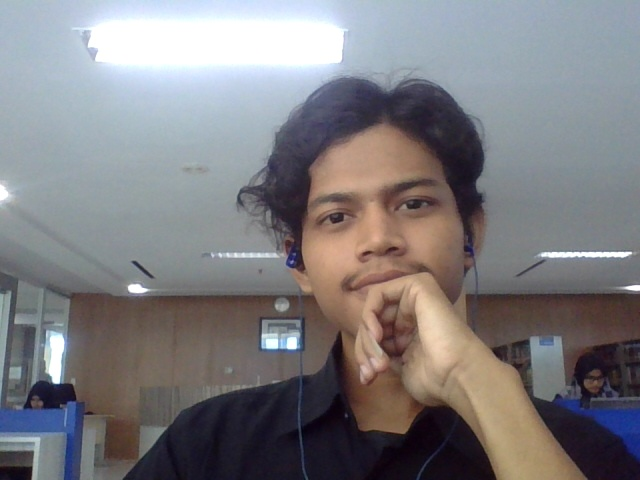
#> input picture Prak 3/cameraCapture1.jpg, 640 x 480 px, given in place of the camera
$ jupyter execute prak8.ipynb   (text cells are left out)
#> lines starting #> are read from the running program, lines starting #| are printed output that depends on the picture; after the words box and inside, x2 and y2 are one past the last pixel; in counts of white or black regions, pixels touching at a corner belong together
[cell 1]
import cv2

# Compute the frame difference
def frame_diff(prev_frame, cur_frame, next_frame):
    # Absolute difference between current frame and next frame
    diff_frames1 = cv2.absdiff(next_frame, cur_frame)

    # Absolute difference between current frame and # previous frame
    diff_frames2 = cv2.absdiff(cur_frame, prev_frame)

    # Return the result of bitwise 'AND' between the # above two resultant images
    return cv2.bitwise_and(diff_frames1, diff_frames2)

# Capture the frame from webcam
def get_frame(cap):
    # Capture the frame
    ret, frame = cap.read()
#> frame is the input picture: shape (480, 640, 3); mean B, G, R 127.8, 124.6, 126.5

    # Resize the image
    frame = cv2.resize(frame, None, fx=scaling_factor, fy=scaling_factor, interpolation=cv2.INTER_AREA)
#> frame: shape (240, 320, 3)

    # Return the grayscale image
    return cv2.cvtColor(frame, cv2.COLOR_RGB2GRAY)
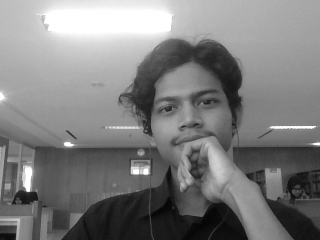
#> returned value: shape (240, 320); min 4, max 255, mean 125.9

if __name__=='__main__':
    cap = cv2.VideoCapture(0)
    scaling_factor = 0.5

    prev_frame = get_frame(cap)
    cur_frame = get_frame(cap)
    next_frame = get_frame(cap)
    # Iterate until the user presses the ESC key
    while True:
        # Display the result of frame differencing
        cv2.imshow("Object Movement", frame_diff(prev_frame, cur_frame, next_frame))
#> in frame_diff, `diff_frames1 = cv2.absdiff(next_frame, cur_frame)`: diff_frames1: shape (240, 320); every value is 0

        # Update the variables
        prev_frame = cur_frame
        cur_frame = next_frame
        next_frame = get_frame(cap)

    # Check if the user pressed ESC
        key = cv2.waitKey(10)
#> (key Esc is pressed here)
        if key == 27:
            break

    cv2.destroyAllWindows()

[cell 2]
import cv2
import numpy as np

# Capture the input frame from webcam
def get_frame(cap, scaling_factor):
    # Capture the frame from video capture object
    ret, frame = cap.read()

    # Resize the input frame
    frame = cv2.resize(frame, None, fx=scaling_factor, fy=scaling_factor, interpolation=cv2.INTER_AREA)

    return frame

if __name__=='__main__':
    cap = cv2.VideoCapture(0)
    scaling_factor = 0.5

    # Iterate until the user presses ESC key
    while True:
        frame = get_frame(cap, scaling_factor)

        # Convert the HSV colorspace
        hsv = cv2.cvtColor(frame, cv2.COLOR_BGR2HSV)
#> hsv: shape (240, 320, 3); mean H, S, V 80.6, 51.5, 138.8

        #Define 'blue' range in HSV colorspace
        lower = np.array([60,100,100])
        upper = np.array([180,255,255])

        #Define 'green' range in HSV colorspace
        #lower = np.array([40, 40, 40])
        #upper = np.array([70, 255, 255])

        # Threshold the HSV image to get only blue color
        mask = cv2.inRange(hsv, lower, upper)
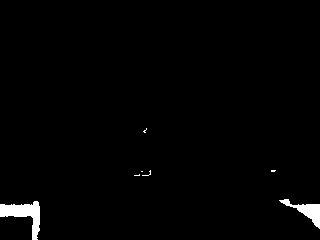
#> mask: shape (240, 320); 1.4% white; 7 white regions (5 under 20 px), largest, box (x1, y1, x2, y2) and area: (0, 201, 40, 240) 660, (279, 199, 320, 229) 402

        # Bitwise-AND mask and original image
        res = cv2.bitwise_and(frame, frame, mask=mask)
        res = cv2.medianBlur(res, 5)
        cv2.imshow('Original image', frame)
        cv2.imshow('Color Detector', res)

        # Check if the user pressed ESC key
        c = cv2.waitKey(5)
#> (key Esc is pressed here)
        if c == 27:
            break

    cv2.destroyAllWindows()

[cell 3]
import sys
import cv2
import numpy as np

class ObjectTracker(object):
    def __init__(self):
        # Initialize the video capture object
        # 0 -> indicates that frame should be captured
        # from webcam
        self.cap = cv2.VideoCapture(0)

        # Capture the frame from the webcam
        ret, self.frame = self.cap.read()

        # Downsampling factor for the input frame
        self.scaling_factor = 0.5
        self.frame = cv2.resize(self.frame, None, fx=self.scaling_factor, fy=self.scaling_factor, interpolation=cv2.INTER_AREA)

        cv2.namedWindow('Object Tracker')
        cv2.setMouseCallback('Object Tracker', self.mouse_event)
        self.selection = None
        self.drag_start = None
        self.tracking_state = 0

    # Method to track mouse events
    def mouse_event(self, event, x, y, flags, param):
        x, y = np.int16([x, y])

        # Detecting the mouse button down event
        if event == cv2.EVENT_LBUTTONDOWN:
            self.drag_start = (x, y)
            self.tracking_state = 0

        if self.drag_start:
            if flags & cv2.EVENT_FLAG_LBUTTON:
                h, w = self.frame.shape[:2]
                xo, yo = self.drag_start
                x0, y0 = np.maximum(0, np.minimum([xo, yo], [x, y]))
                x1, y1 = np.minimum([w, h], np.maximum([xo, yo], [x, y]))
                self.selection = None

                if x1-x0 > 0 and y1-y0 > 0:
                    self.selection = (x0, y0, x1, y1)

            else:
                self.drag_start = None
                if self.selection is not None:
                    self.tracking_state = 1

    # Method to start tracking the object
    def start_tracking(self):
        # Iterate until the user presses the Esc key
        while True:
            # Capture the frame from webcam
            ret, self.frame = self.cap.read()

            # Resize the input frame
            self.frame = cv2.resize(self.frame, None, fx=self.scaling_factor, fy=self.scaling_factor, interpolation=cv2.INTER_AREA)
            vis = self.frame.copy()

            # Convert to HSV colorspace
            hsv = cv2.cvtColor(self.frame, cv2.COLOR_BGR2HSV)
            # Create the mask based on predefined thresholds.
            mask = cv2.inRange(hsv, np.array((0., 60., 32.)), np.array((180., 255., 255.)))
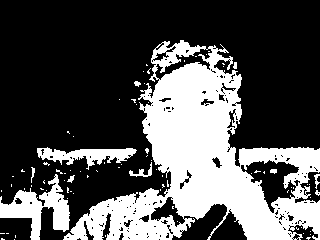
#> mask: shape (240, 320); 32.1% white; 82 white regions (72 under 20 px), largest, box (x1, y1, x2, y2) and area: (63, 40, 320, 240) 21132, (0, 174, 70, 240) 1893, (37, 147, 137, 170) 1048

            if self.selection:
                x0, y0, x1, y1 = self.selection
                self.track_window = (x0, y0, x1-x0, y1-y0)
                hsv_roi = hsv[y0:y1, x0:x1]
                mask_roi = mask[y0:y1, x0:x1]

                # Compute the histogram
                hist = cv2.calcHist( [hsv_roi], [0], mask_roi, [16], [0, 180] )

                # Normalize and reshape the histogram
                cv2.normalize(hist, hist, 0, 255, cv2.NORM_MINMAX);
                self.hist = hist.reshape(-1)
                vis_roi = vis[y0:y1, x0:x1]
                cv2.bitwise_not(vis_roi, vis_roi)
                vis[mask == 0] = 0

            if self.tracking_state == 1:
                self.selection = None
                # Compute the histogram back projection
                prob = cv2.calcBackProject([hsv], [0], self.hist, [0, 180], 1)
                prob &= mask
                term_crit = ( cv2.TERM_CRITERIA_EPS | cv2.TERM_CRITERIA_COUNT, 10, 1 )

                # Apply CAMShift on 'prob'
                track_box, self.track_window = cv2.CamShift(prob, self.track_window, term_crit)

                # Draw an ellipse around the object
                cv2.ellipse(vis, track_box, (0, 255, 0), 2)
            cv2.imshow('Object Tracker', vis)

            c = cv2.waitKey(5)
#> (key Esc is pressed here)
            if c == 27:
                break
        cv2.destroyAllWindows()

if __name__ == '__main__':
        ObjectTracker().start_tracking()

[cell 4]
import cv2
import numpy as np

def start_tracking():
    # Capture the input frame
    cap = cv2.VideoCapture(0)

    # Downsampling factor for the image
    scaling_factor = 0.5

    # Number of frames to keep in the buffer when you
    # are tracking. If you increase this number,
    # feature points will have more "inertia"
    num_frames_to_track = 5

    # Skip every 'n' frames. This is just to increase the speed.
    num_frames_jump = 2

    tracking_paths = []
    frame_index = 0
    # 'winSize' refers to the size of each patch. These patches
    # are the smallest blocks on which we operate and track
    # the feature points. You can read more about the parameters
    # here: http://goo.gl/ulwqLk
    tracking_params = dict(winSize = (11, 11), maxLevel = 2, criteria = (cv2.TERM_CRITERIA_EPS | cv2.TERM_CRITERIA_COUNT, 10, 0.03))

    # Iterate until the user presses the ESC key
    while True:
        # read the input frame
        ret, frame = cap.read()
        # downsample the input frame
        frame = cv2.resize(frame, None, fx=scaling_factor, fy=scaling_factor, interpolation=cv2.INTER_AREA)
        frame_gray = cv2.cvtColor(frame, cv2.COLOR_BGR2GRAY)
        output_img = frame.copy()

        if len(tracking_paths) > 0:
            prev_img, current_img = prev_gray, frame_gray
            feature_points_0 = np.float32([tp[-1] for tp in tracking_paths]).reshape(-1, 1, 2)

            # Compute feature points using optical flow. You can
            # refer to the documentation to learn more about the
            # parameters here: http://goo.gl/t6P4SE
            feature_points_1, _, _ = cv2.calcOpticalFlowPyrLK(prev_img, current_img, feature_points_0, None, **tracking_params)
            feature_points_0_rev, _, _ = cv2.calcOpticalFlowPyrLK(current_img, prev_img, feature_points_1, None, **tracking_params)

            # Compute the difference of the feature points
            diff_feature_points = abs(feature_points_0-
            feature_points_0_rev).reshape(-1, 2).max(-1)

            # threshold and keep the good points
            good_points = diff_feature_points < 1
            new_tracking_paths = []

            for tp, (x, y), good_points_flag in zip(tracking_paths, feature_points_1.reshape(-1, 2), good_points):
                if not good_points_flag:
                    continue
                tp.append((x, y))

                # Using the queue structure i.e. first in,
                # first out
                if len(tp) > num_frames_to_track:
                    del tp[0]

                new_tracking_paths.append(tp)

                # draw green circles on top of the output image
                cv2.circle(output_img, (int(x), int(y)), 3, (0, 255, 0), -1)

            tracking_paths = new_tracking_paths

            # draw green lines on top of the output image
            cv2.polylines(output_img, [np.int32(tp) for tp in tracking_paths], False, (0, 150, 0))

            # 'if' condition to skip every 'n'th frame
        if not frame_index % num_frames_jump:
            mask = np.zeros_like(frame_gray)
            mask[:] = 255
            for x, y in [np.int32(tp[-1]) for tp in tracking_paths]:
                cv2.circle(mask, (x, y), 6, 0, -1)

            # Extract good features to track. You can learn more
            # about the parameters here: http://goo.gl/BI2Kml
            feature_points = cv2.goodFeaturesToTrack(frame_gray, mask = mask, maxCorners = 500, qualityLevel = 0.3, minDistance = 7, blockSize = 7)
#> feature_points = [[28, 189], [146, 172], [133, 171], [66, 144]]
            if feature_points is not None:
                for x, y in np.float32(feature_points).reshape (-1, 2):
                    tracking_paths.append([(x, y)])
#> this loop made 4 passes
#> after the loop, tracking_paths = [[(28, 189)], [(146, 172)], [(133, 171)], [(66, 144)]]

        frame_index += 1
        prev_gray = frame_gray

        cv2.imshow('Optical Flow', output_img)
        # Check if the user pressed the ESC key
        c = cv2.waitKey(1)
#> (key Esc is pressed here)
        if c == 27:
            break

if __name__ == '__main__':
    start_tracking()
    cv2.destroyAllWindows()

[cell 5]
import cv2
import numpy as np

# Capture the input frame
def get_frame(cap, scaling_factor=0.5):
    ret, frame = cap.read()

    # Resize the frame
    frame = cv2.resize(frame, None, fx=scaling_factor, fy=scaling_factor, interpolation=cv2.INTER_AREA)
    return frame

if __name__=='__main__':
    # Initialize the video capture object
    cap = cv2.VideoCapture(0)

    # Create the background subtractor object
    bgSubtractor = cv2.createBackgroundSubtractorKNN()
    # This factor controls the learning rate of the algorithm.
    # The learning rate refers to the rate at which your model
    # will learn about the background. Higher value for
    # 'history' indicates a slower learning rate.
    #You can play with this parameter to see how it affects the output.
    history = 100

    # Iterate until the user presses the ESC key
    while True:
        frame = get_frame(cap, 0.5)
        # Apply the background subtraction model to the # input frame
        mask = bgSubtractor.apply(frame, learningRate=1.0/history)
#> mask: shape (240, 320); every value is 255


        # Convert from grayscale to 3-channel RGB
        mask = cv2.cvtColor(mask, cv2.COLOR_GRAY2BGR)
#> mask: shape (240, 320, 3); every value is 255
        cv2.imshow('Input frame', frame)
        cv2.imshow('Moving Objects', mask & frame)

        # Check if the user pressed the ESC key
        c = cv2.waitKey(10)
#> (key Esc is pressed here)
        if c == 27:
            break
    cap.release()
    cv2.destroyAllWindows()
